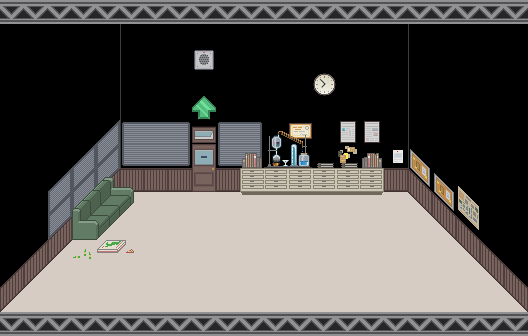

A level layout from a 2D game, rendered from its tile map. Below: a short description, then the map file with tile-grid data replaced by summaries:
An orthogonal 22x14 tile map with 24x24 px tiles, 3 tile layers (Tile Layer 1, Tile Layer 2, Tile Layer 3) and 18 objects (7x sprite, primary, info, door).

<map version="1.0" orientation="orthogonal" width="22" height="14" tilewidth="24" tileheight="24">
 <properties>
  <property name="blue" value="92" />
  <property name="green" value="114" />
  <property name="jumping" value="false" />
  <property name="red" value="92" />
  <property name="soundtrack" value="mash-theme" />
 </properties>
 <tileset firstgid="1" name="gazette-office" tilewidth="24" tileheight="24">
  <image source="../images/tilesets/gazette-office.png" width="264" height="264" />
 </tileset>
 <layer name="Tile Layer 1" width="22" height="14">
  <data>[308 cells, 154 non-empty, 8 distinct tile ids]</data>
 </layer>
 <layer name="Tile Layer 2" width="22" height="14">
  <data>[308 cells, 63 non-empty, 21 distinct tile ids]</data>
 </layer>
 <layer name="Tile Layer 3" width="22" height="14">
  <data>[308 cells, 31 non-empty, 23 distinct tile ids]</data>
 </layer>
 <objectgroup color="#000000" name="floorspace" width="22" height="14">
  <object x="362" y="245">
   <properties>
    <property name="height" value="25" />
   </properties>
   <polygon points="0,0 25,25 54,25 26,0" />
  </object>
  <object x="479" y="263">
   <properties>
    <property name="height" value="18" />
   </properties>
   <polygon points="0,0 -18,0 -48,-30 -30,-30" />
  </object>
  <object x="366" y="209" width="12" height="6">
   <properties>
    <property name="height" value="17" />
   </properties>
  </object>
  <object x="54" y="282" width="12" height="6">
   <properties>
    <property name="height" value="17" />
   </properties>
  </object>
  <object x="415" y="233" width="12" height="6">
   <properties>
    <property name="height" value="17" />
   </properties>
  </object>
  <object x="72" y="240">
   <properties>
    <property name="height" value="12" />
   </properties>
   <polygon points="0,0 24,0 62,-37 37,-37" />
  </object>
  <object name="primary" x="2" y="313">
   <properties>
    <property name="primary" value="true" />
   </properties>
   <polygon points="0,0 118,-120 406,-120 525,0" />
  </object>
  <object x="390" y="194">
   <properties>
    <property name="height" value="17" />
   </properties>
   <polygon points="1,4 3,8 15,8 13,3" />
  </object>
  <object x="264" y="192" width="96" height="2">
   <properties>
    <property name="height" value="24" />
   </properties>
  </object>
 </objectgroup>
 <objectgroup name="nodes" width="22" height="14">
  <object type="info" x="263" y="143" width="48" height="24">
   <properties>
    <property name="info" value="It's time for a martini and some crackin' wise." />
   </properties>
  </object>
  <object name="main" type="door" x="192" y="144" width="24" height="53">
   <properties>
    <property name="level" value="gazette-office" />
    <property name="to" value="gazette2" />
   </properties>
  </object>
  <object type="sprite" x="432" y="216" width="48" height="48">
   <properties>
    <property name="depth" value="30" />
    <property name="flip" value="true" />
    <property name="height" value="48" />
    <property name="sheet" value="images/sprites/greendale/deanssmalldesk.png" />
    <property name="width" value="48" />
   </properties>
  </object>
  <object type="sprite" x="360" y="216" width="58" height="55">
   <properties>
    <property name="depth" value="25" />
    <property name="direction" value="right" />
    <property name="height" value="55" />
    <property name="sheet" value="images/sprites/greendale/gazettedesk2.png" />
    <property name="width" value="58" />
   </properties>
  </object>
  <object type="sprite" x="360" y="192" width="24" height="24">
   <properties>
    <property name="depth" value="5" />
    <property name="height" value="24" />
    <property name="sheet" value="images/sprites/greendale/gazettestool.png" />
    <property name="width" value="24" />
   </properties>
  </object>
  <object type="sprite" x="48" y="264" width="24" height="24">
   <properties>
    <property name="depth" value="5" />
    <property name="height" value="24" />
    <property name="sheet" value="images/sprites/greendale/gazettestool.png" />
    <property name="width" value="24" />
   </properties>
  </object>
  <object type="sprite" x="408" y="216" width="24" height="24">
   <properties>
    <property name="depth" value="5" />
    <property name="height" value="24" />
    <property name="sheet" value="images/sprites/greendale/gazettestool.png" />
    <property name="width" value="24" />
   </properties>
  </object>
  <object type="sprite" x="72" y="168" width="72" height="72">
   <properties>
    <property name="depth" value="34" />
    <property name="height" value="72" />
    <property name="sheet" value="images/sprites/greendale/gazettecouch.png" />
    <property name="width" value="72" />
   </properties>
  </object>
  <object type="sprite" x="390" y="182" width="24" height="24">
   <properties>
    <property name="depth" value="5" />
    <property name="height" value="17" />
    <property name="sheet" value="images/sprites/greendale/trashcan.png" />
    <property name="width" value="13" />
   </properties>
  </object>
 </objectgroup>
</map>
